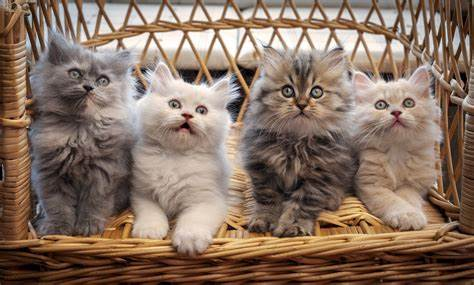
#> input picture Photos/cat.jpg, 474 x 285 px
$ python imageSmooth.py
#> lines starting #> are read from the running program, lines starting #| are printed output that depends on the picture
"""
1) Image smoothing technique 1: blurring. It sounds contradictory, but image smoothing does not mean to make the image
clearer, but it simply improve the image by such softening the edge, reduce the noise, etc.
"""

import cv2 as cv

img = cv.imread('Photos/cat.jpg')
#> img is the input picture: shape (285, 474, 3); mean B, G, R 98.4, 113.5, 136
cv.imshow('imgWindow', img)

#********** Averaging: a blurring technique ***********#
# System defines a kernal window of a user specified size, S.A. (3,3),  compute this kernal window's
# center value using average of its surrounding pixels, This process is repeated for every
# pixel in the image, resulting in a blurred effect. The higher the kernal window size, the
# more blur the image would be.
average = cv.blur(img, (3,3))
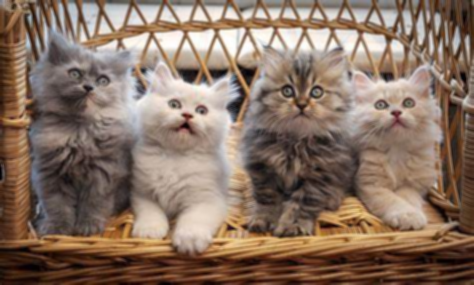
#> average: shape (285, 474, 3); mean B, G, R 98.4, 113.5, 136
cv.imshow('averageBlurWin', average)


#********** Gaussian blur **************#
# Same as averaging tech:nique, except each surrouding pixel is given a particular weight. The average came from
# these weight. Gaussian blur image is less blur than using averaging technique, but it's more natural for human eye
gaussianBlur = cv.GaussianBlur(img, (3,3), 0) # 0: A standard deviation (σ) in the X direction. A value of
                                          # 0 indicates that the standard deviation is calculated based on the kernel
                                          # size. If a different value is specified, it overrides the automatic
                                          # calculation and uses the provided standard deviation for the Gaussian
                                          # function.
cv.imshow('gaussianBlurWin', gaussianBlur)


#********** Median blur: finds the median of surrounding pixels. Median is more effective than averaging technique
# **************#
medianBlur = cv.medianBlur(img, 3) # opencv automatically recongnize it's a 3x3 kernal by this single integer 3
cv.imshow('medianBlurWin', medianBlur)


#********** Bilateral blur: the most effective and used on advanced cv project, blur the image but retains its edges
"""
1) Filter sigma: it's the standard deviation used in Gaussian-based filtering methods. It determines the extent to
   which the filter smooths the image by affecting how much influence neighboring pixels have on the computation of
   the new pixel value.

2) 5: The diameter of each pixel neighborhood used during filtering. The larger the diameter, the more pixels around
each pixel are used to compute the result.

3) 15 (sigmaColor): This is the filter sigma in the color space. A larger value means that farther colors within the
   pixel neighborhood will be mixed together, resulting in larger areas of semi-equal color.

4) 15 (sigmaSpace): This is the filter sigma in the coordinate space. A larger value means that farther pixels will
   influence each other as long as their colors are close enough (as determined by sigmaColor).
"""

bilateralBlur = cv.bilateralFilter(img, 5, 15, 15)
cv.imshow('bilateralWin', bilateralBlur)


cv.waitKey(0)
